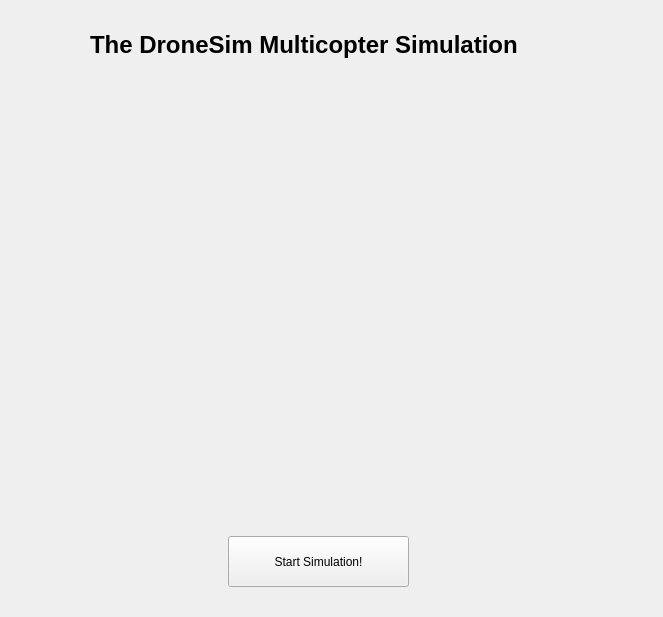
<?xml version="1.0" encoding="UTF-8"?>
<ui version="4.0">
 <class>MainWindow</class>
 <widget class="QMainWindow" name="MainWindow">
  <property name="geometry">
   <rect>
    <x>0</x>
    <y>0</y>
    <width>663</width>
    <height>617</height>
   </rect>
  </property>
  <property name="windowTitle">
   <string>DroneSim</string>
  </property>
  <widget class="QWidget" name="centralwidget">
   <widget class="QLabel" name="ASCL_Picture">
    <property name="geometry">
     <rect>
      <x>0</x>
      <y>390</y>
      <width>331</width>
      <height>131</height>
     </rect>
    </property>
    <property name="text">
     <string>&lt;html&gt;&lt;head/&gt;&lt;body&gt;&lt;p&gt;&lt;img src=&quot;:/Icons/docu/software-docu-flight-simulation/Img/logo_ASCL.gif&quot;/&gt;&lt;/p&gt;&lt;/body&gt;&lt;/html&gt;</string>
    </property>
   </widget>
   <widget class="QLabel" name="KAIST_Picture">
    <property name="geometry">
     <rect>
      <x>430</x>
      <y>360</y>
      <width>191</width>
      <height>171</height>
     </rect>
    </property>
    <property name="text">
     <string>&lt;html&gt;&lt;head/&gt;&lt;body&gt;&lt;p&gt;&lt;img src=&quot;:/Icons/Kaist&quot;/&gt;&lt;/p&gt;&lt;/body&gt;&lt;/html&gt;</string>
    </property>
   </widget>
   <widget class="QLabel" name="TITLE_LLabel">
    <property name="geometry">
     <rect>
      <x>90</x>
      <y>30</y>
      <width>521</width>
      <height>31</height>
     </rect>
    </property>
    <property name="text">
     <string>&lt;html&gt;&lt;head/&gt;&lt;body&gt;&lt;p&gt;&lt;span style=&quot; font-size:18pt; font-weight:600;&quot;&gt;The DroneSim Multicopter Simulation&lt;/span&gt;&lt;/p&gt;&lt;/body&gt;&lt;/html&gt;</string>
    </property>
   </widget>
   <widget class="QLabel" name="label">
    <property name="geometry">
     <rect>
      <x>10</x>
      <y>80</y>
      <width>631</width>
      <height>301</height>
     </rect>
    </property>
    <property name="text">
     <string>&lt;html&gt;&lt;head/&gt;&lt;body&gt;&lt;p&gt;&lt;img src=&quot;:/Icons/docu/software-docu-flight-simulation/Img/drone1.png&quot;/&gt;&lt;/p&gt;&lt;/body&gt;&lt;/html&gt;</string>
    </property>
   </widget>
   <widget class="QPushButton" name="StartButton">
    <property name="geometry">
     <rect>
      <x>228</x>
      <y>536</y>
      <width>181</width>
      <height>51</height>
     </rect>
    </property>
    <property name="text">
     <string>Start Simulation!</string>
    </property>
   </widget>
  </widget>
 </widget>
 <resources>
  <include location="../droneSim.qrc"/>
 </resources>
 <connections>
  <connection>
   <sender>StartButton</sender>
   <signal>clicked()</signal>
   <receiver>MainWindow</receiver>
   <slot>start()</slot>
   <hints>
    <hint type="sourcelabel">
     <x>318</x>
     <y>561</y>
    </hint>
    <hint type="destinationlabel">
     <x>331</x>
     <y>308</y>
    </hint>
   </hints>
  </connection>
 </connections>
</ui>
